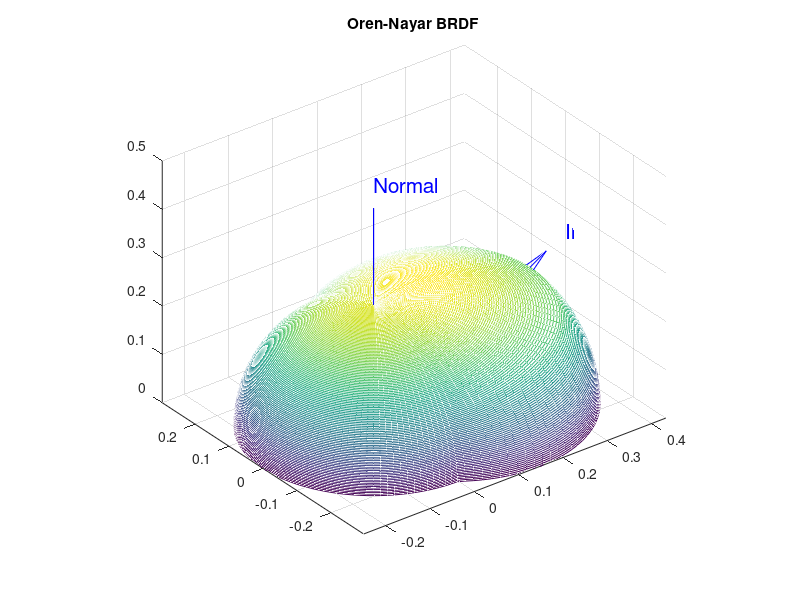

The MATLAB source for this figure:
% This is a modified version of César Delgado González's answer in '3D
% Antenna Plot' discussion on https://comp.soft-sys.matlab.narkive.com/zjdcLGlN/3d-antenna-plot

clear all
close all hidden

n_theta = 128;
n_phi = 128;
[theta,phi]=meshgrid(0:pi/2./(n_theta-1):pi/2,...
0:2*pi./(n_phi-1):2*pi) ;

sigma = 0.5;
theta_i = deg2rad(60);
phi_i = deg2rad(0);
A = 1-(sigma^2)/(2*(sigma^2+0.33));
B = (0.45*sigma^2)/(sigma^2+0.09);
alpha = max(theta_i, theta);
beta = min(theta_i, theta);
radio = (1/pi).*(A+B.*max(0, cos(phi_i-phi)).*sin(alpha).*tan(beta));

X=radio.*sin(theta).*cos(phi);
Y=radio.*sin(theta).*sin(phi);
Z=radio.*cos(theta);

mesh(X,Y,Z);
hold on;
quiver3([0 0],[0 0],[0 0],[sin(theta_i)*cos(phi_i)/2 0],[sin(theta_i)*sin(phi_i)/2 0],[cos(theta_i)/2 1/2],'Color','b');
text(sin(theta_i)*cos(phi_i)/2,sin(theta_i)*sin(phi_i)/2,cos(theta_i)/2,'Incident','FontSize',15,'Color','b');
text(0,0,1/2,'Normal','FontSize',15,'Color','b');
title('Oren-Nayar BRDF');
axis image;

